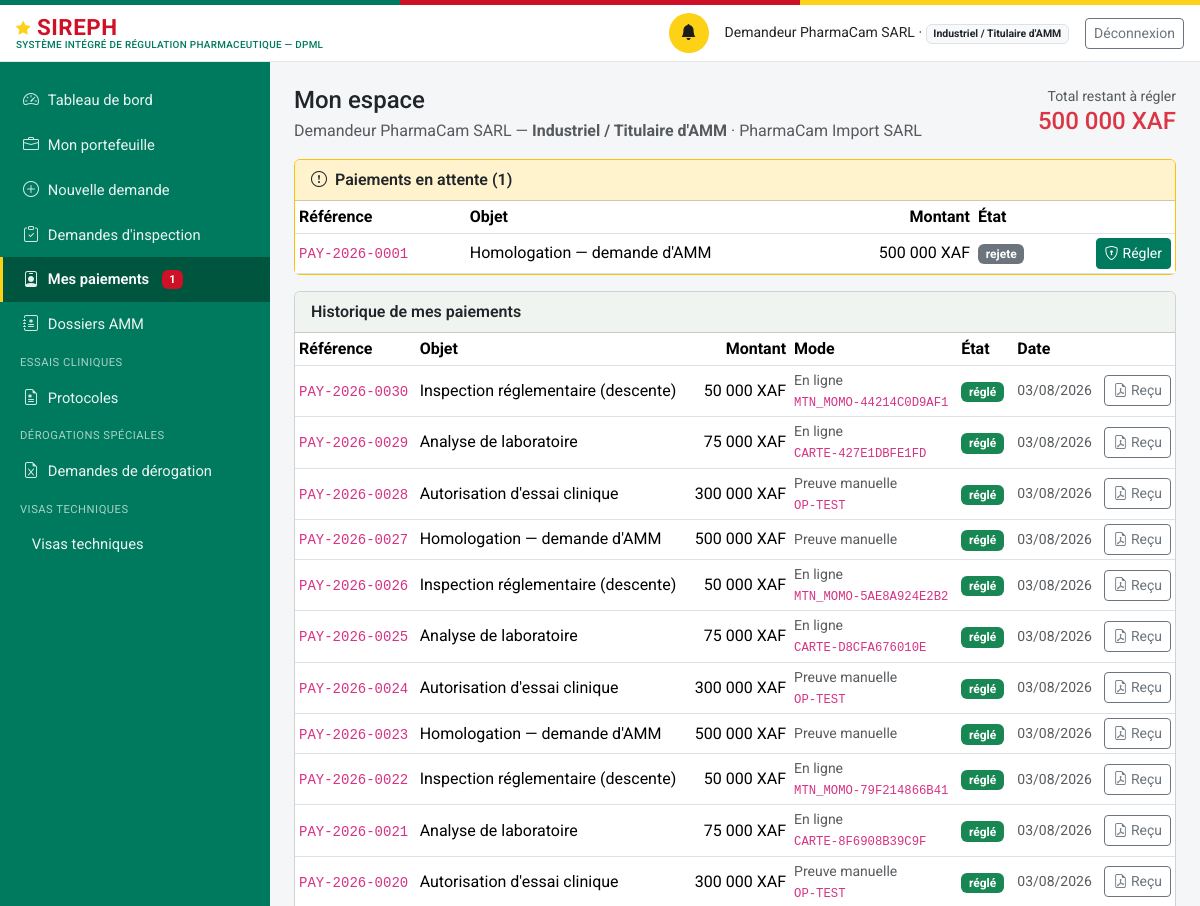
The app's page /mon-espace (signed in, upper part), older data.
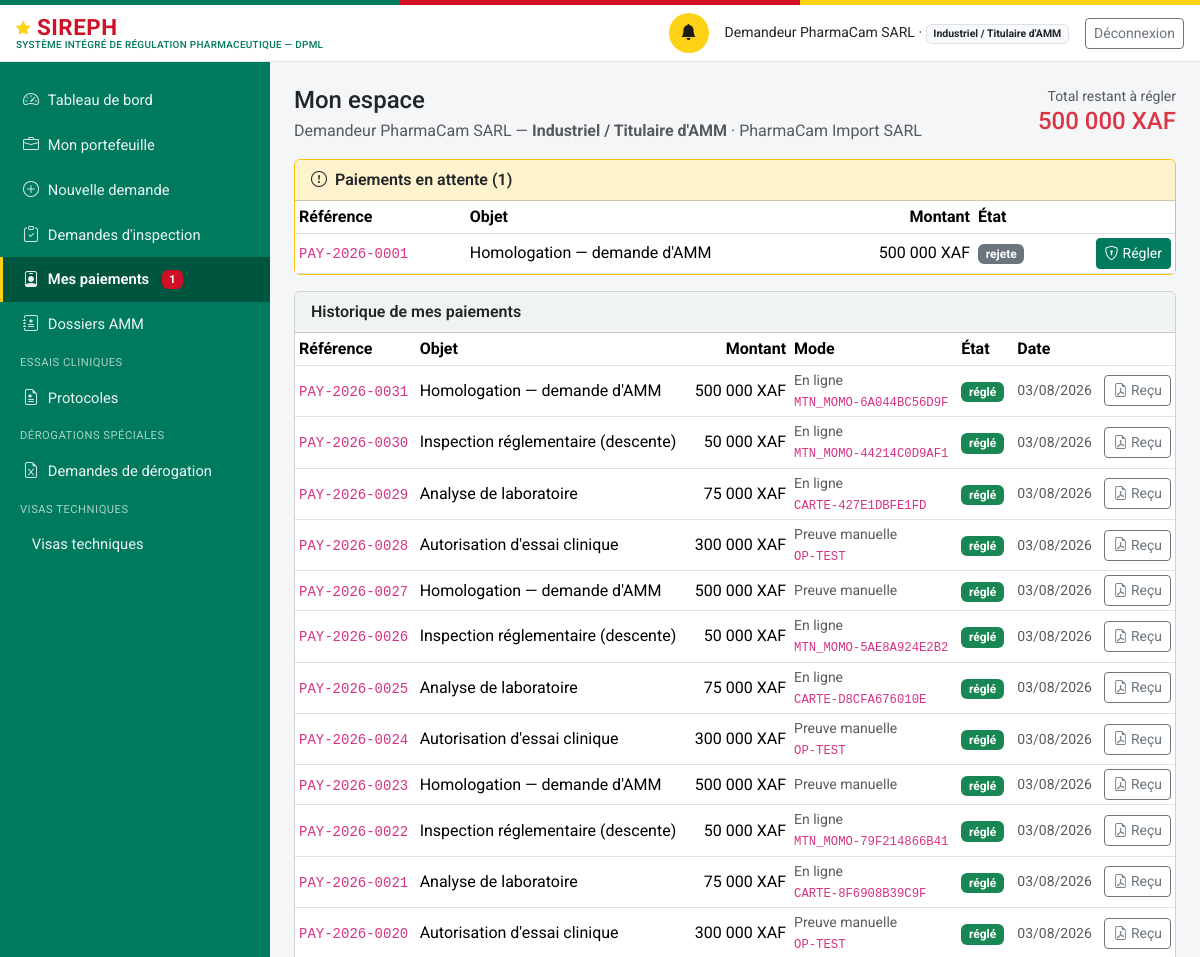
The same page, newer data.
### models.py (models this page shows, shortened)
class Personne(db.Model):
    id = db.Column(db.Integer, primary_key=True)
    nom_complet = db.Column(db.String(200), nullable=False)
    email = db.Column(db.String(150), unique=True, nullable=False)  # identifiant de connexion
    password_hash = db.Column(db.String(255), nullable=False)
    role_systeme = db.Column(db.String(50), nullable=False)
    etablissement_rattachement_id = db.Column(db.Integer, db.ForeignKey("etablissement.id"), nullable=True)
    contact = db.Column(db.String(200))
    statut_compte = db.Column(db.String(20), nullable=False, default="actif")
    date_creation = db.Column(db.DateTime, default=datetime.utcnow)
    etablissement = db.relationship("Etablissement", foreign_keys=[etablissement_rattachement_id])
    @property
    def role_label(self):
        from permissions import ROLES
        return ROLES.get(self.role_systeme, self.role_systeme)
    @property
    def niveau(self):
        from permissions import niveau
        return niveau(self)
    @property
    def est_externe(self):
        from permissions import est_externe
        return est_externe(self.role_systeme)

class Etablissement(db.Model):
    id = db.Column(db.Integer, primary_key=True)
    raison_sociale = db.Column(db.String(255), nullable=False)
    type = db.Column(db.String(40), nullable=False)
    adresse = db.Column(db.String(500))
    latitude = db.Column(db.Float, nullable=True)   # géolocalisation — exploité par le futur module RI
    longitude = db.Column(db.Float, nullable=True)
    statut_licence = db.Column(db.String(20), nullable=False, default="en_instruction")
    date_expiration_licence = db.Column(db.Date, nullable=True)
    pharmacien_responsable_id = db.Column(db.Integer, db.ForeignKey("personne.id"), nullable=True)
    categorie_activite = db.Column(db.String(30), nullable=True)
    pharmacien_responsable = db.relationship("Personne", foreign_keys=[pharmacien_responsable_id])

class Paiement(db.Model):
    id = db.Column(db.Integer, primary_key=True)
    numero = db.Column(db.String(30), unique=True, nullable=False)  # PAY-{annee}-{seq4}
    entite_type = db.Column(db.String(60), nullable=False, index=True)
    entite_id = db.Column(db.Integer, nullable=False, index=True)
    montant = db.Column(db.Integer, nullable=False)  # en XAF (entier, pas de sous-unité)
    devise = db.Column(db.String(5), nullable=False, default="XAF")
    statut = db.Column(db.String(20), nullable=False, default="en_attente")
    piece_jointe_id = db.Column(db.Integer, db.ForeignKey("piece_jointe.id"), nullable=True)
    motif_rejet = db.Column(db.Text, nullable=True)
    date_creation = db.Column(db.DateTime, default=datetime.utcnow)
    date_confirmation = db.Column(db.DateTime, nullable=True)
    confirme_par_id = db.Column(db.Integer, db.ForeignKey("personne.id"), nullable=True)
    mode = db.Column(db.String(20), nullable=False, default="preuve_manuelle")
    fournisseur = db.Column(db.String(30), nullable=True)   # mtn_momo | orange_money | carte
    reference_marchande = db.Column(db.String(64), unique=True, nullable=True)  # clé d'idempotence
    reference_transaction = db.Column(db.String(80), nullable=True)   # identifiant prestataire
    date_initiation = db.Column(db.DateTime, nullable=True)
    date_expiration = db.Column(db.DateTime, nullable=True)
    signature_notification = db.Column(db.String(120), nullable=True)  # HMAC vérifié du callback
    detail_echec = db.Column(db.Text, nullable=True)
    piece_jointe = db.relationship("PieceJointe", foreign_keys=[piece_jointe_id])
    confirme_par = db.relationship("Personne", foreign_keys=[confirme_par_id])

### routes_profils.py (the view)
@bp.route("/mon-espace")
@login_required
def mon_espace():
    u = current_user()
    if not u.est_externe:
        return redirect(url_for("dashboard"))
    paiements = svc_paiement.paiements_du_redevable(u)
    a_regler = [p for p in paiements if p.statut in ("en_attente", "initie", "rejete",
                                                     "echoue", "expire")]
    total_du = sum(p.montant for p in a_regler)
    return render_template(
        "profils/mon_espace.html", u=u, paiements=paiements, a_regler=a_regler,
        total_du=total_du, libelle_objet=svc_paiement.LIBELLE_OBJET,
        profils=ROLES_EXTERNES)

### templates/profils/mon_espace.html (shortened to what this page needs)
{% extends "base.html" %}
{% block content %}
<div class="d-flex justify-content-between align-items-start flex-wrap gap-2 mb-3">
  <div>
    <h1 class="h4 mb-1">Mon espace</h1>
    <p class="text-muted mb-0">
      {{ u.nom_complet }} — <strong>{{ u.role_label }}</strong>
      {% if u.etablissement %} · {{ u.etablissement.raison_sociale }}{% endif %}
    </p>
  </div>
  {% if total_du %}
  <div class="text-end">
    <div class="text-muted small">Total restant à régler</div>
    <div class="h4 mb-0 text-danger">
      {{ "{:,}".format(total_du).replace(',', ' ') }} XAF</div>
  </div>
  {% endif %}
</div>
{% if a_regler %}
<div class="card mb-3 border-warning">
  <div class="card-header bg-warning-subtle">
    <i class="bi bi-exclamation-circle me-1"></i>
    Paiements en attente ({{ a_regler|length }})
  </div>
  <div class="table-responsive">
    <table class="table table-sm mb-0 align-middle">
      <thead><tr>
        <th>Référence</th><th>Objet</th><th class="text-end">Montant</th>
        <th>État</th><th></th>
      </tr></thead>
      <tbody>
      {% for p in a_regler %}
        <tr>
          <td><code>{{ p.numero }}</code></td>
          <td>{{ libelle_objet.get(p.entite_type, p.entite_type) }}</td>
          <td class="text-end">{{ "{:,}".format(p.montant).replace(',', ' ') }} {{ p.devise }}</td>
          <td><span class="badge bg-secondary">{{ p.statut }}</span></td>
          <td class="text-end">
            <a class="btn btn-sm btn-primary"
               href="{{ url_for('paiement.payer', paiement_id=p.id) }}">
              <i class="bi bi-shield-lock me-1"></i>Régler</a>
          </td>
        </tr>
      {% endfor %}
      </tbody>
    </table>
  </div>
</div>
{% endif %}
<div class="card">
  <div class="card-header">Historique de mes paiements</div>
  {% if paiements %}
  <div class="table-responsive">
    <table class="table table-sm mb-0 align-middle">
      <thead><tr>
        <th>Référence</th><th>Objet</th><th class="text-end">Montant</th>
        <th>Mode</th><th>État</th><th>Date</th><th></th>
      </tr></thead>
      <tbody>
      {% for p in paiements %}
        <tr>
          <td><code>{{ p.numero }}</code></td>
          <td>{{ libelle_objet.get(p.entite_type, p.entite_type) }}</td>
          <td class="text-end">{{ "{:,}".format(p.montant).replace(',', ' ') }} {{ p.devise }}</td>
          <td class="small text-muted">
            {{ 'En ligne' if p.mode == 'en_ligne' else 'Preuve manuelle' }}
            {%- if p.reference_transaction %}<br><code class="small">{{ p.reference_transaction }}</code>{% endif %}
          </td>
          <td>
            {% if p.statut == 'confirme' %}
              <span class="badge bg-success">réglé</span>
            {% elif p.statut in ('echoue', 'rejete', 'expire') %}
              <span class="badge bg-danger">{{ p.statut }}</span>
            {% else %}
              <span class="badge bg-secondary">{{ p.statut }}</span>
            {% endif %}
          </td>
          <td class="small text-muted">
            {{ (p.date_confirmation or p.date_creation).strftime('%d/%m/%Y') }}</td>
          <td class="text-end">
            {% if p.statut == 'confirme' %}
            <a class="btn btn-sm btn-outline-secondary"
               href="{{ url_for('paiement.recu', paiement_id=p.id) }}"
               title="Télécharger le reçu">
              <i class="bi bi-file-earmark-pdf"></i> Reçu</a>
            {% endif %}
          </td>
        </tr>
      {% endfor %}
      </tbody>
    </table>
  </div>
  {% else %}
  <div class="card-body text-muted">Aucun paiement à ce jour.</div>
  {% endif %}
</div>
{% endblock %}

### templates/base.html (shortened to what this page needs)
<!doctype html>
<html lang="fr">
<head>
<link href="https://cdn.jsdelivr.net/npm/bootstrap@5.3.3/dist/css/bootstrap.min.css" rel="stylesheet">
<link href="https://cdn.jsdelivr.net/npm/bootstrap-icons@1.11.3/font/bootstrap-icons.css" rel="stylesheet">
<link href="{{ url_for('static', filename='css/style.css') }}" rel="stylesheet">
</head>
<body>
<div class="sireph-flagbar" aria-hidden="true"><span></span><span></span><span></span></div>
<header class="sireph-topbar">
  <div class="container-fluid px-3 py-2 d-flex align-items-center justify-content-between">
    <div class="d-flex align-items-center gap-2">
      <a class="sireph-brand" href="{{ current_user and url_for('dashboard') or url_for('login') }}">
        <i class="bi bi-star-fill"></i> SIREPH
        <small>Système Intégré de Régulation Pharmaceutique — DPML</small>
      </a>
    </div>
    {% if current_user %}
    <div class="d-flex align-items-center gap-3">
      <a href="{{ url_for('notifications_liste') }}" class="sireph-icon-btn" title="Notifications" aria-label="Notifications">
        <i class="bi bi-bell-fill"></i>
      </a>
      <span class="small d-none d-md-inline">{{ current_user.nom_complet }} ·
        <span class="badge bg-light text-dark border">{{ current_user.role_label }}</span></span>
      <a href="{{ url_for('logout') }}" class="btn btn-sm btn-outline-secondary">Déconnexion</a>
    </div>
    {% endif %}
  </div>
</header>
<div class="sireph-layout">
  {% if current_user %}
  <nav id="sireph-sidebar" class="offcanvas-lg offcanvas-start sireph-sidebar" tabindex="-1"
       aria-label="Navigation principale">
    <div class="offcanvas-body d-flex flex-column p-0">
      <ul class="nav nav-pills flex-column">
        <li class="nav-item">
          <a class="nav-link {{ 'active' if request.path == '/' }}" href="{{ url_for('dashboard') }}">
            <i class="bi bi-speedometer2"></i> Tableau de bord</a>
        </li>
        {% if current_user.role_systeme == "demandeur_externe" %}
        <li class="nav-item">
          <a class="nav-link {{ 'active' if request.path == '/industriel/portefeuille' }}"
             href="{{ url_for('industriel.portefeuille') }}">
            <i class="bi bi-briefcase"></i> Mon portefeuille</a>
        </li>
        <li class="nav-item">
          <a class="nav-link {{ 'active' if request.path == '/industriel/nouvelle-demande' }}"
             href="{{ url_for('industriel.nouvelle_demande') }}">
            <i class="bi bi-plus-circle"></i> Nouvelle demande</a>
        </li>
        <li class="nav-item">
          <a class="nav-link {{ 'active' if request.path.startswith('/industriel/inspections') }}"
             href="{{ url_for('industriel.inspections') }}">
            <i class="bi bi-clipboard-check"></i> Demandes d'inspection</a>
        </li>
        {% endif %}
        {% if current_user.est_externe %}
        <li class="nav-item">
          <a class="nav-link {{ 'active' if request.path == '/mon-espace' }}"
             href="{{ url_for('profils.mon_espace') }}">
            <i class="bi bi-person-badge"></i> Mes paiements
            {%- if paiements_dus %}
            <span class="badge bg-danger ms-1">{{ paiements_dus }}</span>
            {%- endif %}
          </a>
        </li>
        {% endif %}
        {% if current_user.role_systeme != "demandeur_externe" or demandeur_a_amm %}
        <li class="nav-item">
          <a class="nav-link {{ 'active' if '/dossiers' in request.path }}" href="{{ url_for('dossiers_registre') }}">
            <i class="bi bi-journal-medical"></i> Dossiers AMM</a>
        </li>
        {% endif %}
        {% if current_user.role_systeme in ("administrateur_dpml", "agent_dros", "directeur_dpml") or (current_user.role_systeme == "demandeur_externe" and demandeur_a_ct) %}
        <div class="sireph-sidebar-section">Essais cliniques</div>
        <li class="nav-item">
          <a class="nav-link {{ 'active' if request.path == url_for('ct.registre') }}" href="{{ url_for('ct.registre') }}">
            <i class="bi bi-file-earmark-medical"></i> Protocoles</a>
        </li>
        {% endif %}
        {% if current_user.role_systeme in ("administrateur_dpml", "directeur_dpml") or (current_user.role_systeme == "demandeur_externe" and demandeur_a_derogations) %}
        <div class="sireph-sidebar-section">Dérogations spéciales</div>
        <li class="nav-item">
          <a class="nav-link {{ 'active' if request.path == url_for('derogation.registre') }}" href="{{ url_for('derogation.registre') }}">
            <i class="bi bi-file-earmark-excel"></i> Demandes de dérogation</a>
        </li>
        {% endif %}
        {% if current_user.role_systeme in ("administrateur_dpml", "directeur_dpml") or (current_user.role_systeme == "demandeur_externe" and demandeur_a_visas) %}
        <div class="sireph-sidebar-section">Visas techniques</div>
        <li class="nav-item">
          <a class="nav-link {{ 'active' if request.path == url_for('visas.registre') }}" href="{{ url_for('visas.registre') }}">
             Visas techniques</a>
        </li>
        {% endif %}
      </ul>
    </div>
  </nav>
  {% endif %}
  <main id="contenu-principal" class="sireph-content">
    {% block content %}{% endblock %}
  </main>
</div>
</body>
</html>

Row changes from the older to the newer data that the page shows:
added Paiement: numero "PAY-2026-0031", get "Homologation — demande d'AMM", montant "500 000", devise "XAF", mode "En ligne", reference_transaction "MTN_MOMO-6A044BC56D9F", statut "réglé", date_confirmation "03/08/2026"
